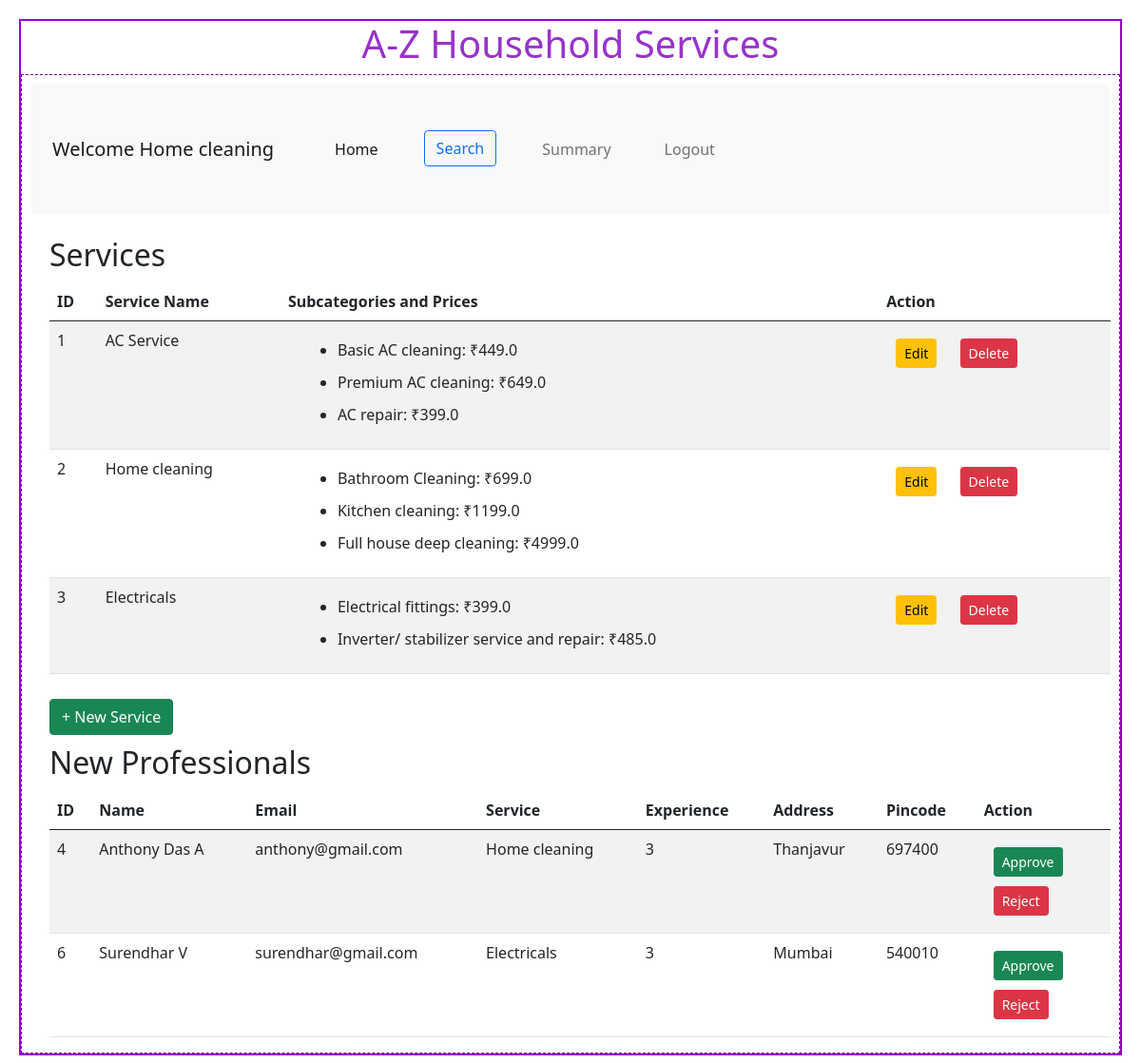
The page /admin/Home cleaning on the database its author committed.
### backend/models.py (models this page shows)
class Service(db.Model):
    __tablename__ = "service"
    id = db.Column(db.Integer, primary_key=True, autoincrement=True)
    name = db.Column(db.String, nullable=False)
    description = db.Column(db.String, nullable=False)
    status = db.Column(db.String(20), default="active", nullable=False)  # Active/Inactive
    subcategories = db.relationship(
        'Subcategory',
        cascade="all, delete",
        backref="service",
        lazy=True
    )
    service_requests = db.relationship(
        'ServiceRequest',
        cascade="all, delete",
        backref="service",
        lazy=True
    )

class Subcategory(db.Model):
    id = db.Column(db.Integer, primary_key=True)
    service_id = db.Column(db.Integer, db.ForeignKey('service.id'), nullable=False)
    name = db.Column(db.String(100), nullable=False)
    description = db.Column(db.Text, nullable=False)
    price = db.Column(db.Float, nullable=False)

class ProfessionalDetails(db.Model):
    __tablename__ = "professional_details"
    id = db.Column(db.Integer, primary_key=True, autoincrement=True)
    email = db.Column(db.String, unique=True, nullable=False)
    password = db.Column(db.String, nullable=False)
    role = db.Column(db.Integer, default=1, nullable=False)  # 0 = admin, 1 = professional
    name = db.Column(db.String, nullable=False)
    service_id = db.Column(db.Integer, db.ForeignKey('service.id'), nullable=False)  # Foreign key to Service
    experience = db.Column(db.Integer, nullable=False)
    address = db.Column(db.String, nullable=False)
    pincode = db.Column(db.Integer, nullable=False)
    status = db.Column(db.String(20), default="Pending")
    is_available = db.Column(db.Boolean, default=True)
    service = db.relationship('Service', backref='professionals')
    service_requests = db.relationship(
        'ServiceRequest',
        cascade="all, delete",
        backref="professional",
        lazy=True
    )

### backend/controllers.py (the view)
@app.route("/admin/<name>")
def admin_dashboard(name):
    services=Service.query.all()
    pending_professionals = ProfessionalDetails.query.filter_by(status='Pending').all()
    return render_template("admin_dashboard.html", name=name, services=services, pending_professionals=pending_professionals)

### templates/admin_dashboard.html
{%extends "admin_layout.html"%}
{%block content%}
            <div class="container mt-4">
                 {%if services%}
                <h2>Services</h2>
                <table class="table table-striped">
                    <thead>
                        <tr>
                            <th>ID</th>
                            <th>Service Name</th>
                            <th>Subcategories and Prices</th>
                            <th>Action</th>
                        </tr>
                    </thead>
                    <tbody>
                        {% for service in services %}
                        <tr>
                            <td>{{ service.id }}</td>
                            <td>{{ service.name }}</td>
                            <td>
                                {% if service.subcategories %}
                                    <ul>
                                        {% for subcategory in service.subcategories %}
                                        <li>{{ subcategory.name }}: ₹{{ subcategory.price }}</li>
                                        {% endfor %}
                                    </ul>
                                {% else %}
                                    No subcategories available.
                                {% endif %}
                            </td>
                            <td>
                                <a href="{{ url_for('edit_service', service_id=service.id, name=service.name) }}" class="btn btn-sm btn-warning">Edit</a>
                                <form action="{{ url_for('delete_service', service_id=service.id, name=service.name) }}" method="POST" style="display:inline;">
                                    <button type="submit" class="btn btn-sm btn-danger" onclick="return confirm('Are you sure you want to delete this service?');">Delete</button>
                                </form>
                            </td>
                        </tr>
                        {%endfor%}
                    </tbody>
                </table>
                {%else%}
                <h3 class="center">No Services Available!</h3>
                {%endif%}
                <a href="/service/{{name}}" button type="button" class="btn btn-success">+ New Service</a>
                <h2>New Professionals</h2>
                {% if pending_professionals %}
                    <table class="table table-striped">
                        <thead>
                            <tr>
                                <th>ID</th>
                                <th>Name</th>
                                <th>Email</th>
                                <th>Service</th>
                                <th>Experience</th>
                                <th>Address</th>
                                <th>Pincode</th>
                                <th>Action</th>
                            </tr>
                        </thead>
                        <tbody>
                            {% for professional in pending_professionals %}
                                <tr>
                                    <td>{{ professional.id }}</td>
                                    <td>{{ professional.name }}</td>
                                    <td>{{ professional.email }}</td>
                                    <td>{{ professional.service.name }}</td>
                                    <td>{{ professional.experience }}</td>
                                    <td>{{ professional.address }}</td>
                                    <td>{{ professional.pincode }}</td>
                                    <td>
                                        <form method="POST" action="{{ url_for('approve_professional', professional_id=professional.id, name=name) }}">
                                            <button type="submit" class="btn btn-sm btn-success">Approve</button>
                                        </form>
                                        <form method="POST" action="{{ url_for('reject_professional', professional_id=professional.id, name=name) }}">
                                            <button type="submit" class="btn btn-sm btn-danger">Reject</button>
                                        </form>
                                    </td>
                                </tr>
                            {% endfor %}
                        </tbody>
                    </table>
                {% else %}
                    <p>No new professional requests at the moment.</p>
                {% endif %}
{%endblock%}

### templates/admin_layout.html (shortened to what this page needs)
<!DOCTYPE html>
<html>
    <head>
        <link rel="stylesheet" href="/static/styles/main.css">
        <link href="https://cdn.jsdelivr.net/npm/bootstrap@5.0.2/dist/css/bootstrap.min.css" rel="stylesheet">
    </head>
<body>
    <div class="my_container">
        <div class="center"><h1>A-Z Household Services</h1></div>
        <div class="my_panel">
            <nav class="navbar navbar-expand-lg navbar-light bg-light">
                <div class="container-fluid">
                  <a class="navbar-brand" href="#">Welcome {{name}}</a>
                  <div class="collapse navbar-collapse" id="navbarSupportedContent">
                    <ul class="navbar-nav me-auto mb-2 mb-lg-0">
                      <li class="nav-item">
                        <a class="nav-link active" aria-current="page" href="/admin/admin1@gmail.com">Home</a>
                      </li>
                      <li class="nav-item">
                        <a class="btn btn-outline-primary" href="{{ url_for('search') }}" role="button">Search</a>
                      </li>
                      <li class="nav-item">
                        <a class="nav-link" href="{{ url_for('admin_summary') }}">Summary</a>
                      </li>
                      <li class="nav-item">
                        <a class="nav-link" href="{{ url_for('home') }}">Logout</a>
                      </li>
                    </ul>
                  </div>
                </div>
              </nav>
            {%block content%}
            {%endblock%}
        </div>
        </div>
    </body>
</html>

### static/styles/main.css (style rules this page uses)
* { margin:10px; }
.my_container { border: 2px solid darkviolet; }
.my_panel { width: 100%; margin: auto; height: auto; border: 1px dashed purple; }
.center { text-align: center; margin: auto; color: darkorchid; }

### rows shown on the page
Service: name "Home cleaning", id "2"
Service: id "1", name "AC Service"
Subcategory: name "Basic AC cleaning", price "449.0"
Subcategory: name "Premium AC cleaning", price "649.0"
Subcategory: name "AC repair", price "399.0"
Subcategory: name "Bathroom Cleaning", price "699.0"
Subcategory: name "Kitchen cleaning", price "1199.0"
Subcategory: name "Full house deep cleaning", price "4999.0"
Service: id "3", name "Electricals"
Subcategory: name "Electrical fittings", price "399.0"
Subcategory: name "Inverter/ stabilizer service and repair", price "485.0"
ProfessionalDetails: id "4", name "Anthony Das A", email "anthony@gmail.com", service.name "Home cleaning", experience "3", address "Thanjavur", pincode "697400"
ProfessionalDetails: id "6", name "Surendhar V", email "surendhar@gmail.com", service.name "Electricals", experience "3", address "Mumbai", pincode "540010"
